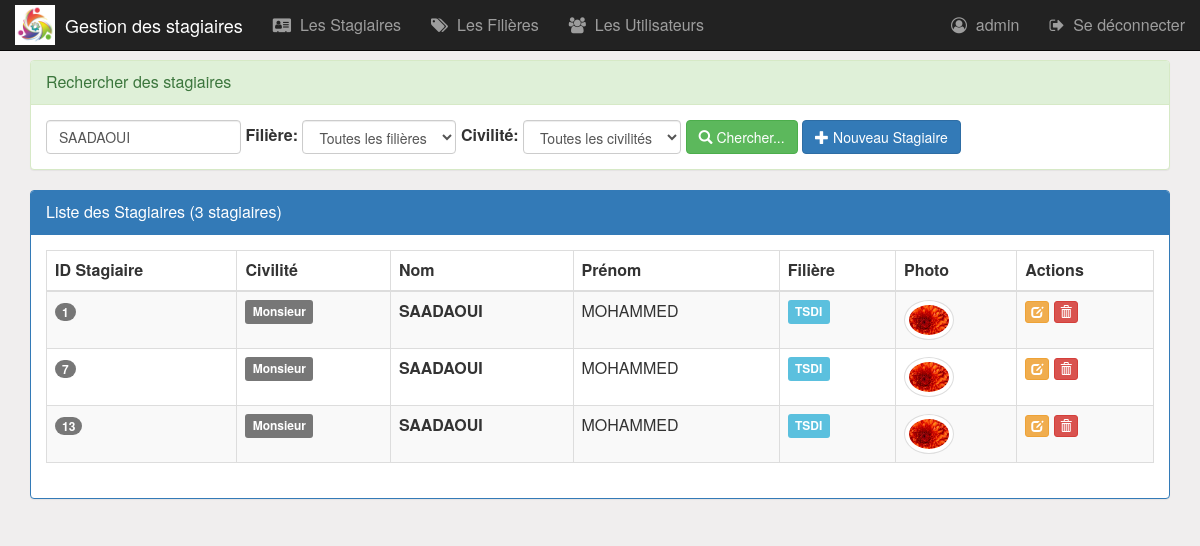
/modules/Stagiaire/stagiaires.php?nomPrenom=SAADAOUI (signed in), run on the app's committed database.
### tables this page shows
create table stagiaire(
    idStagiaire int(4) auto_increment primary key,
    nom varchar(50),
    prenom varchar(50),
    civilite varchar(1),
    photo varchar(100),
    idFiliere int(4)
);

create table filiere(
    idFiliere int(4) auto_increment primary key,
    nomFiliere varchar(50),
    niveau varchar(50)
);

### modules/Stagiaire/stagiaires.php (the view, shortened to what this page needs)
<?php
    require_once("../../config/connexiondb.php");
    $nomPrenom = isset($_GET['nomPrenom']) ? trim($_GET['nomPrenom']) : "";
    $idfiliere = isset($_GET['idfiliere']) ? (int)$_GET['idfiliere'] : 0;
    $civilite = isset($_GET['civilite']) ? $_GET['civilite'] : "all";
    $size = isset($_GET['size']) ? max(1, min(50, (int)$_GET['size'])) : 6;
    $page = isset($_GET['page']) ? max(1, (int)$_GET['page']) : 1;
    $offset = ($page - 1) * $size;
    $whereConditions = [];
    $params = [];
    if (!empty($nomPrenom)) {
        $whereConditions[] = "(s.nom LIKE :nomPrenom OR s.prenom LIKE :nomPrenom)";
        $params[':nomPrenom'] = '%' . $nomPrenom . '%';
    }
    $whereClause = !empty($whereConditions) ? "WHERE " . implode(" AND ", $whereConditions) : "";
    $requeteStagiaire = "SELECT s.idStagiaire, s.nom, s.prenom, f.nomFiliere, s.photo, s.civilite
                        FROM filiere f
                        INNER JOIN stagiaire s ON f.idFiliere = s.idFiliere
                        $whereClause
                        ORDER BY s.idStagiaire
                        LIMIT :size OFFSET :offset";
    $requeteCount = "SELECT COUNT(*) as countS
                    FROM filiere f
                    INNER JOIN stagiaire s ON f.idFiliere = s.idFiliere
                    $whereClause";
    $stmt = $pdo->prepare($requeteStagiaire);
    $stmtCount = $pdo->prepare($requeteCount);
    foreach ($params as $key => $value) {
        $stmt->bindValue($key, $value);
        $stmtCount->bindValue($key, $value);
    }
    $stmt->bindValue(':size', $size, PDO::PARAM_INT);
    $stmt->bindValue(':offset', $offset, PDO::PARAM_INT);
    $stmt->execute();
    $stmtCount->execute();
    $resultatStagiaire = $stmt->fetchAll(PDO::FETCH_ASSOC);
    $tabCount = $stmtCount->fetch();
    $nbrStagiaire = $tabCount['countS'];
    function getCiviliteComplet($civilite) {
        $civilites = [
            'M' => 'Monsieur',
            'F' => 'Madame',
            'Mlle' => 'Mademoiselle'
        ];
        return isset($civilites[$civilite]) ? $civilites[$civilite] : $civilite;
    }
?>
<!DOCTYPE html>
<html>
    <head>
        <link rel="stylesheet" type="text/css" href="../../assets/css/bootstrap.min.css">
        <link rel="stylesheet" type="text/css" href="../../assets/css/font-awesome.min.css">
        <link rel="stylesheet" type="text/css" href="../../assets/css/monstyle.css">
    </head>
    <body>
        <?php include("../../includes/menu.php"); ?>
        <div class="container">
            <div class="panel panel-success margetop60">
                <div class="panel-heading">Rechercher des stagiaires</div>
                <div class="panel-body">
                    <form method="get" action="stagiaires.php" class="form-inline">
                        <div class="form-group">
                            <input type="text" name="nomPrenom"
                                   placeholder="Nom et prénom"
                                   class="form-control"
                                   value="<?php echo htmlspecialchars($nomPrenom) ?>"/>
                        </div>
                        <div class="form-group">
                            <label for="idfiliere">Filière:</label>
                            <select name="idfiliere" class="form-control" id="idfiliere">
                                <option value="0" <?php if($idfiliere === 0) echo "selected" ?>>Toutes les filières</option>
                            </select>
                        </div>
                        <div class="form-group">
                            <label for="civilite">Civilité:</label>
                            <select name="civilite" class="form-control" id="civilite">
                                <option value="all" <?php if($civilite === "all") echo "selected" ?>>Toutes les civilités</option>
                            </select>
                        </div>
                        <button type="submit" class="btn btn-success">
                            <span class="glyphicon glyphicon-search"></span>
                            Chercher...
                        </button>
                        <?php if ($_SESSION['user']['role'] == 'ADMIN'): ?>
                            <a href="nouveauStagiaire.php" class="btn btn-primary">
                                <span class="glyphicon glyphicon-plus"></span>
                                Nouveau Stagiaire
                            </a>
                        <?php endif; ?>
                    </form>
                </div>
            </div>
            <div class="panel panel-primary">
                <div class="panel-heading">Liste des Stagiaires (<?php echo $nbrStagiaire ?> stagiaire<?php echo $nbrStagiaire > 1 ? 's' : '' ?>)</div>
                <div class="panel-body">
                    <?php if (empty($resultatStagiaire)): ?>
                        <div class="alert alert-info">
                            <span class="glyphicon glyphicon-info-sign"></span>
                            Aucun stagiaire trouvé.
                        </div>
                    <?php else: ?>
                    <table class="table table-striped table-bordered">
                        <thead>
                            <tr>
                                <th>ID Stagiaire</th>
                                <th>Civilité</th>
                                <th>Nom</th>
                                <th>Prénom</th>
                                <th>Filière</th>
                                <th>Photo</th>
                                <?php if ($_SESSION['user']['role'] == 'ADMIN'): ?>
                                    <th>Actions</th>
                                <?php endif; ?>
                            </tr>
                        </thead>
                        <tbody>
                            <?php foreach($resultatStagiaire as $stagiaire): ?>
                                <tr>
                                    <td>
                                        <span class="badge badge-secondary">
                                            <?php echo htmlspecialchars($stagiaire['idStagiaire']) ?>
                                        </span>
                                    </td>
                                    <td>
                                        <span class="label label-default">
                                            <?php echo htmlspecialchars(getCiviliteComplet($stagiaire['civilite'])) ?>
                                        </span>
                                    </td>
                                    <td>
                                        <strong><?php echo $stagiaire['nom'] ?></strong>
                                    </td>
                                    <td>
                                        <?php echo htmlspecialchars($stagiaire['prenom']) ?>
                                    </td>
                                    <td>
                                        <span class="label label-info">
                                            <?php echo htmlspecialchars($stagiaire['nomFiliere']) ?>
                                        </span>
                                    </td>
                                    <td>
                                        <?php if (!empty($stagiaire['photo'])): ?>
                                            <img src="../../assets/images/<?php echo htmlspecialchars($stagiaire['photo']) ?>"
                                                 width="50px" height="50px" class="img-circle img-thumbnail"
                                                 alt="Photo de <?php echo htmlspecialchars($stagiaire['prenom'] . ' ' . $stagiaire['nom']) ?>"
                                                 onerror="this.src='../../assets/images/default-avatar.png'">
                                        <?php else: ?>
                                            <img src="../../assets/images/default-avatar.png"
                                                 width="50px" height="50px" class="img-circle img-thumbnail"
                                                 alt="Photo par défaut">
                                        <?php endif; ?>
                                    </td>
                                    <?php if ($_SESSION['user']['role'] == 'ADMIN'): ?>
                                        <td>
                                            <a href="editerStagiaire.php?idS=<?php echo $stagiaire['idStagiaire'] ?>"
                                               class="btn btn-xs btn-warning"
                                               title="Modifier">
                                                <span class="glyphicon glyphicon-edit"></span>
                                            </a>
                                            <a onclick="return confirm('Êtes-vous sûr de vouloir supprimer ce stagiaire ?')"
                                               href="supprimerStagiaire.php?idS=<?php echo $stagiaire['idStagiaire'] ?>"
                                               class="btn btn-xs btn-danger"
                                               title="Supprimer">
                                                <span class="glyphicon glyphicon-trash"></span>
                                            </a>
                                        </td>
                                    <?php endif; ?>
                                </tr>
                            <?php endforeach; ?>
                       </tbody>
                    </table>
                    <?php endif; ?>
                </div>
            </div>
        </div>
    </body>
</html>

### assets/css/monstyle.css (style rules this page uses)
.margetop60 { margin-top: 60px; }
body { background-color: rgb(240, 238, 238); font-size: 16px; }

### data on the page
stagiaire: idStagiaire "1", civilite "Monsieur", nom "SAADAOUI", prenom "MOHAMMED", idFiliere.nomFiliere "TSDI", photo (picture)
stagiaire: idStagiaire "7", civilite "Monsieur", nom "SAADAOUI", prenom "MOHAMMED", idFiliere.nomFiliere "TSDI", photo (picture)
stagiaire: idStagiaire "13", civilite "Monsieur", nom "SAADAOUI", prenom "MOHAMMED", idFiliere.nomFiliere "TSDI", photo (picture)

### other printed values
$_SESSION['user']['login'] "admin"
$nbrStagiaire "3"
